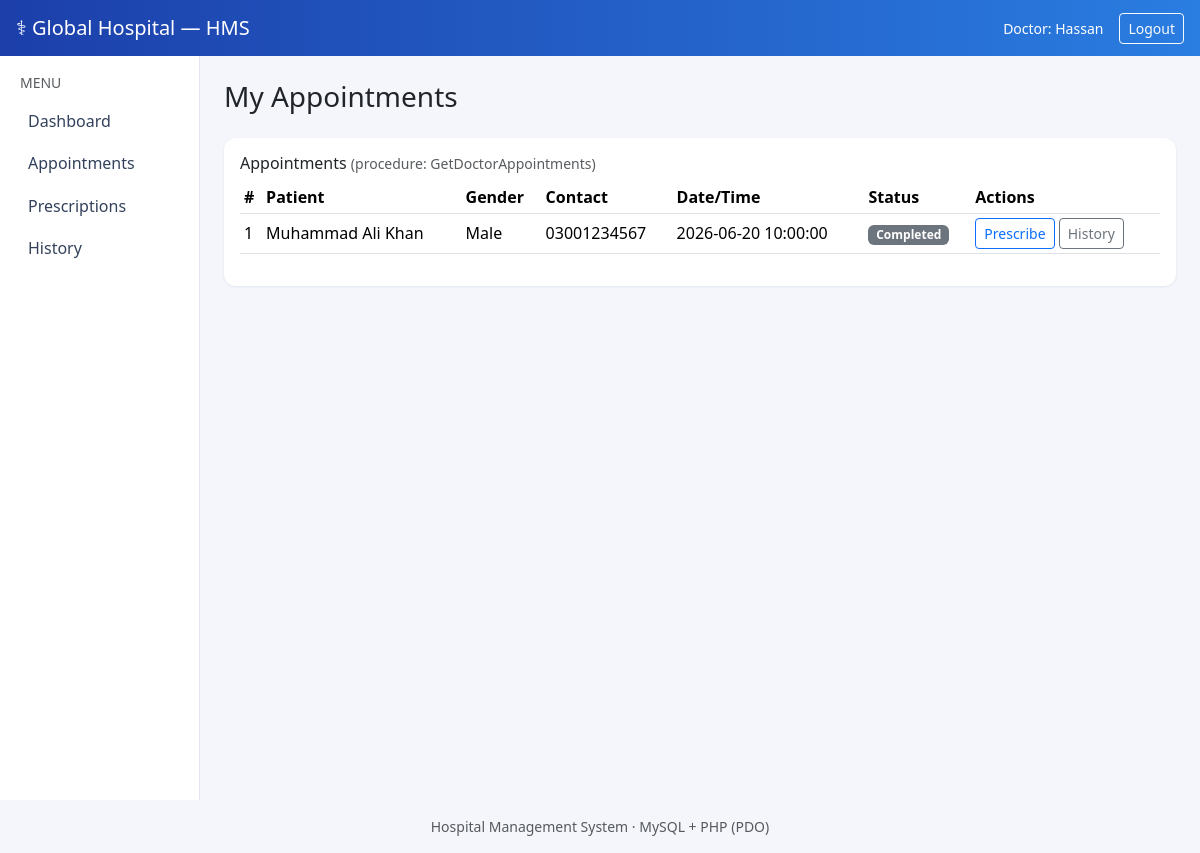
Screenshot of /doctor/dashboard.php (signed in) with the database file from the repository.
### tables this page shows
CREATE TABLE Appointments (
    appointment_id   INT AUTO_INCREMENT PRIMARY KEY,
    patient_id       INT NOT NULL,
    doctor_id        INT NOT NULL,
    appointment_date DATETIME NOT NULL,
    status           ENUM('Scheduled','Completed','Cancelled') NOT NULL DEFAULT 'Scheduled',
    FOREIGN KEY (patient_id) REFERENCES Patients(patient_id),
    FOREIGN KEY (doctor_id)  REFERENCES Doctors(doctor_id)
);

CREATE TABLE Patients (
    patient_id      INT AUTO_INCREMENT PRIMARY KEY,
    name            VARCHAR(100) NOT NULL,
    gender          ENUM('Male','Female','Other') NOT NULL,
    date_of_birth   DATE,
    contact_number  VARCHAR(15),
    address         VARCHAR(255)
);

### includes/auth.php (called while the page is built, shortened)
<?php
require_once __DIR__ . '/../config/database.php';
function currentDoctorId(): ?int
{
    return isset($_SESSION['doctor_id']) ? (int) $_SESSION['doctor_id'] : null;
}

### config/database.php (called while the page is built, shortened)
<?php
function db(): PDO
{
    static $pdo = null;
    if ($pdo === null) {
        try {
            $pdo = new PDO(
                'mysql:host=' . DB_HOST . ';port=' . DB_PORT . ';dbname=' . DB_NAME . ';charset=utf8mb4',
                DB_USER,
                DB_PASS,
                [
                    PDO::ATTR_ERRMODE            => PDO::ERRMODE_EXCEPTION,
                    PDO::ATTR_DEFAULT_FETCH_MODE => PDO::FETCH_ASSOC,
                    PDO::ATTR_EMULATE_PREPARES   => false,
                ]
            );
        } catch (PDOException $e) {
            die('Database connection failed: ' . $e->getMessage());
        }
    }
    return $pdo;
}

### includes/functions.php (called while the page is built, shortened)
<?php
require_once __DIR__ . '/../config/database.php';
function getDoctorAppointments(int $doctorId): array
{
    $stmt = db()->prepare('CALL GetDoctorAppointments(?)');
    $stmt->execute([$doctorId]);
    $rows = $stmt->fetchAll();
    return $rows;
}
function e($v): string
{
    return htmlspecialchars((string) $v, ENT_QUOTES, 'UTF-8');
}

### doctor/dashboard.php (the view, shortened to what this page needs)
<?php
require_once __DIR__ . '/../includes/auth.php';
require_once __DIR__ . '/../includes/functions.php';
$doctorId = currentDoctorId();
$appointments = getDoctorAppointments($doctorId);
require __DIR__ . '/../includes/header.php';
?>
<div class="card p-3">
    <h6>Appointments <span class="text-muted small">(procedure: GetDoctorAppointments)</span></h6>
    <table class="table table-sm table-hover align-middle">
        <thead><tr><th>#</th><th>Patient</th><th>Gender</th><th>Contact</th><th>Date/Time</th><th>Status</th><th>Actions</th></tr></thead>
        <tbody>
        <?php foreach ($appointments as $a): ?>
            <tr>
                <td><?= e($a['appointment_id']) ?></td>
                <td><?= e($a['patient_name']) ?></td>
                <td><?= e($a['gender']) ?></td>
                <td><?= e($a['contact_number']) ?></td>
                <td><?= e($a['appointment_date']) ?></td>
                <td><span class="badge bg-secondary"><?= e($a['status']) ?></span></td>
                <td class="text-nowrap">
                    <a class="btn btn-outline-primary btn-sm"
                       href="prescriptions.php?appointment_id=<?= e($a['appointment_id']) ?>">Prescribe</a>
                    <a class="btn btn-outline-secondary btn-sm"
                       href="history.php?patient_id=<?= e($a['patient_id']) ?>">History</a>
                </td>
            </tr>
        <?php endforeach; ?>
        </tbody>
    </table>
</div>
<?php require __DIR__ . '/../includes/footer.php'; ?>

### assets/css/style.css (style rules this page uses)
:root { --hms-primary: #1c3faa; --hms-primary-dark: #16308a; }
body { background: #f4f6fb; font-family: "Segoe UI", system-ui, sans-serif; }
.card { border: none; box-shadow: 0 1px 3px rgba(20, 40, 90, .08); border-radius: .75rem; }
.table thead { background: #eef2fb; }

### rows the page displays
appointments: appointment_id "1", patient.name "Muhammad Ali Khan", patient.gender "Male", patient.contact_number "03001234567", appointment_date "2026-06-20 10:00:00", status "Completed"

### other values shown
$role "Doctor"
$_SESSION['username'] "Hassan"
$label "Dashboard"
$label "Appointments"
$label "Prescriptions"
$label "History"
$pageTitle "My Appointments"
